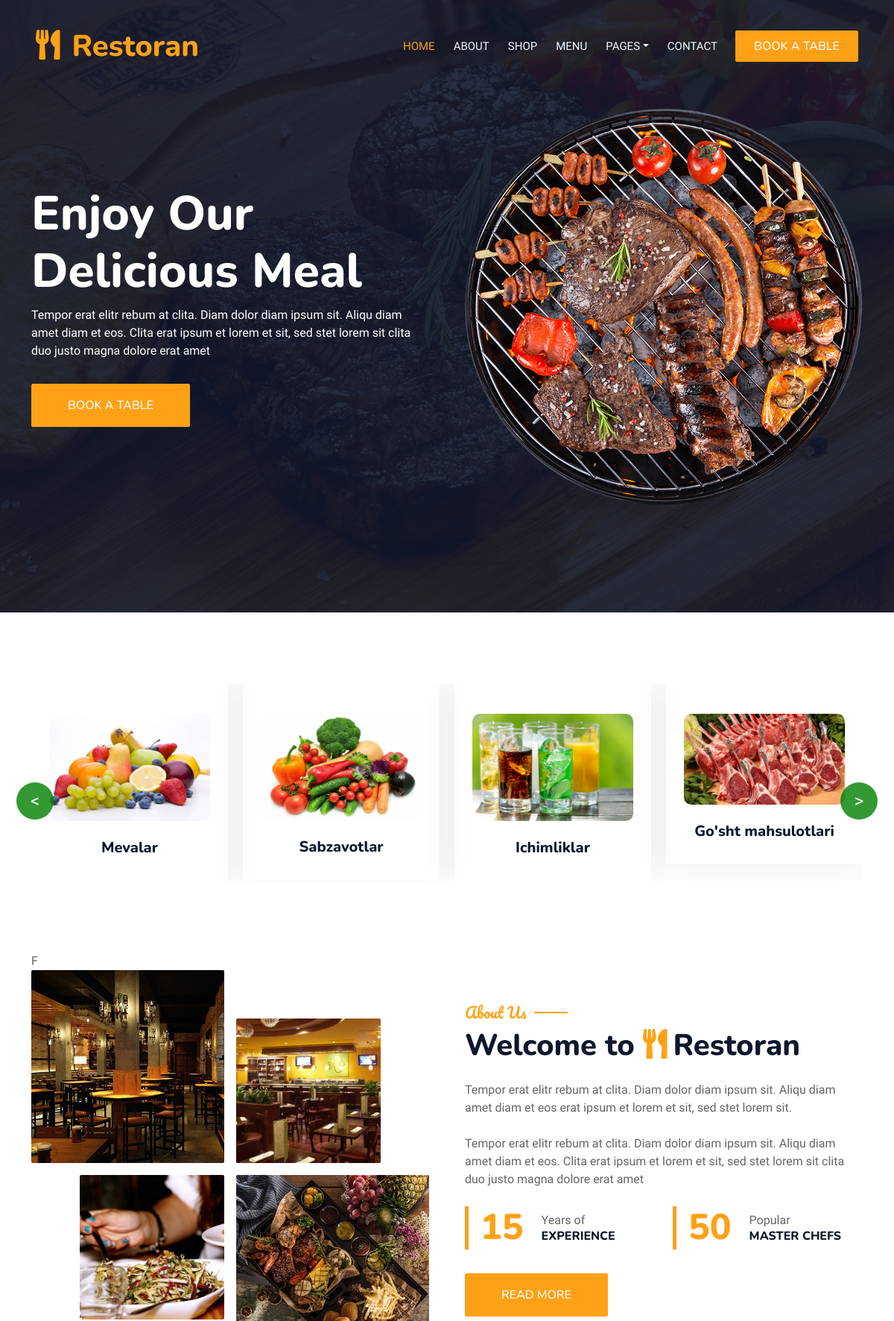
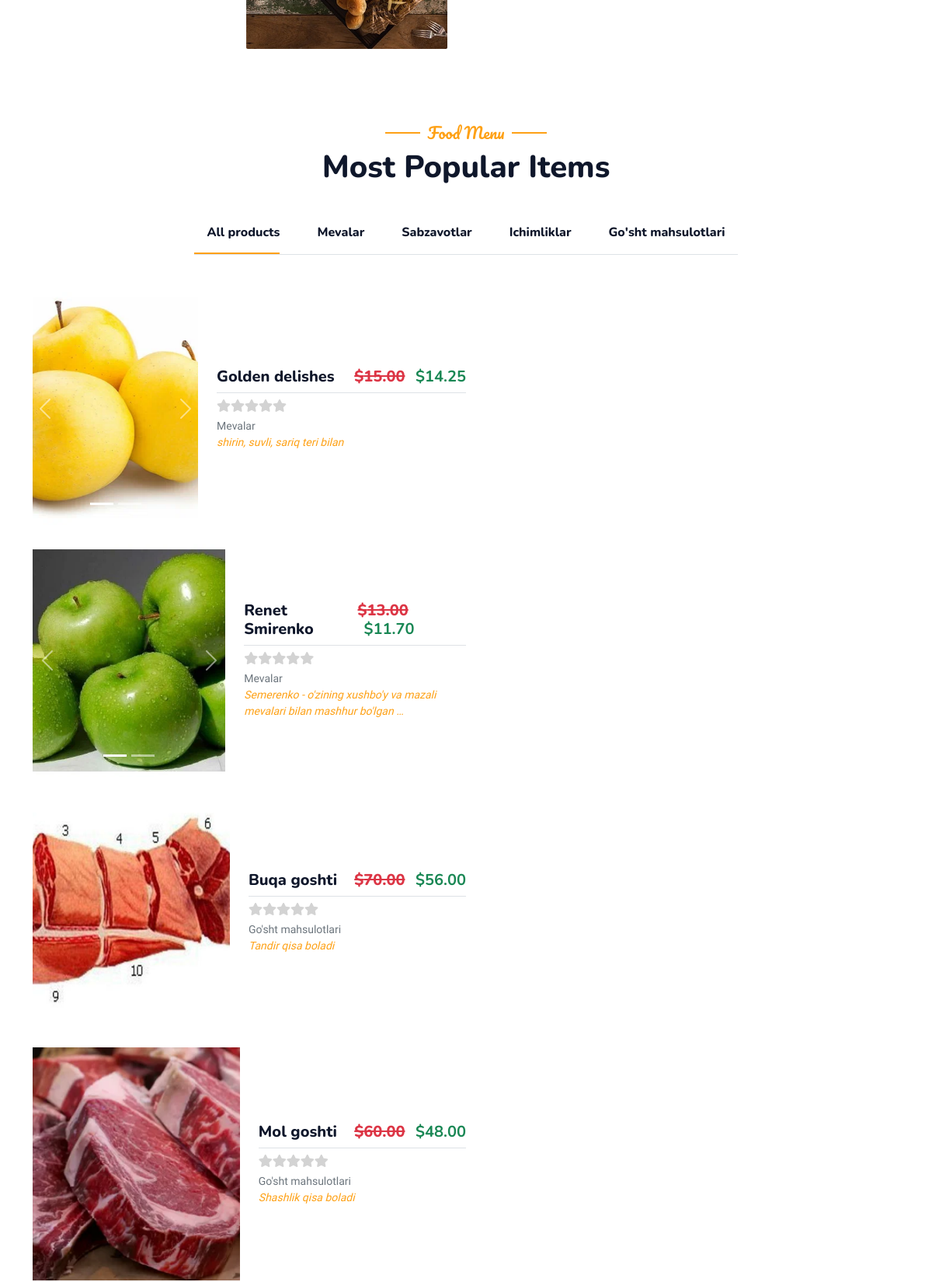
The page / (upper part) on the database its author committed (2 pictures, top to bottom).
### shop/models.py (models this page shows, shortened)
class Category(models.Model):
    name = models.CharField(max_length=100, unique=True)
    slug = models.SlugField(max_length=100, unique=True)
    image = models.ImageField(upload_to="category/image/", null=True, blank=True)
    parent = models.ForeignKey('self', on_delete=models.SET_NULL, null=True, blank=True)
    def get_image(self):
        if self.image:
            return self.image.url
        else:
            return ("https://img.tamindir.com/ti_e_ul/BarisYanik/h/kaybolan-yada-silinen-web-sayfalarini-bulma"
                    "-1_640x360.png")

class ProductImage(models.Model):
    image = models.ImageField(upload_to="products/images/")
    product = models.ForeignKey(Product, on_delete=models.CASCADE, related_name="images")

class Product(models.Model):
    name = models.CharField(max_length=250)
    slug = models.SlugField(max_length=250, unique=True)
    description = models.CharField(max_length=500, null=True, blank=True)
    price = models.DecimalField(max_digits=10, decimal_places=2)
    discount = models.DecimalField(max_digits=5, decimal_places=2, default=0)
    quantity = models.IntegerField(default=50)
    volume = models.CharField(max_length=4, choices=VOLUMES)
    category = models.ForeignKey(Category, on_delete=models.CASCADE, related_name="products")
    additional = models.ForeignKey(Additional, on_delete=models.PROTECT, related_name='products')
    def get_discounted_price(self):
        if self.discount > 0:
            discounted_price = self.price * (1 - self.discount / 100)
            return round(discounted_price, 2)
        return self.price

### shop/views.py (the view)
# urls.py: path('', IndexView.as_view(), name='home'),
class IndexView(ListView):
    queryset = Product.objects.all()[:8]
    context_object_name = "products"
    def get_context_data(self, *, object_list=None, **kwargs):
        context = super().get_context_data()
        context['categories'] = Category.objects.filter(parent=None)
        return context

### shop/templates/shop/product_list.html (shortened to what this page needs)
{% extends 'base.html' %}
{% load static %}
{% block hero %}
{% include 'components/_hero.html' %}
{% endblock hero %}
{% block content %}
        <div class="container-xxl py-5">
            <div class="container">
                <div id="category-carousel" class="owl-carousel category-carousel">
                    {% for category in categories %}
                    <div class="service-item rounded pt-3">
                        <a href="{% url 'shop_by_category' category.slug %}">
                        <div class="p-4 text-center">
                            <img src="{{ category.get_image }}" alt="{{ category.name }}" class="mb-4" width="64" height="64">
                            <h5>{{ category.name }}</h5>
                        </div>
                        </a>
                    </div>
                    {% endfor %}
                </div>
            </div>
        </div>
        <div class="container-xxl py-5">
            <div class="container">
                <div class="row g-5 align-items-center">
                    <div class="col-lg-6">F
                        <div class="row g-3">
                            <div class="col-6 text-start">
                                <img class="img-fluid rounded w-100 wow zoomIn" data-wow-delay="0.1s" src="{% static 'img/about-1.jpg' %}">
                            </div>
                            <div class="col-6 text-start">
                                <img class="img-fluid rounded w-75 wow zoomIn" data-wow-delay="0.3s" src="{% static 'img/about-2.jpg' %}" style="margin-top: 25%;">
                            </div>
                            <div class="col-6 text-end">
                                <img class="img-fluid rounded w-75 wow zoomIn" data-wow-delay="0.5s" src="{% static 'img/about-3.jpg' %}">
                            </div>
                            <div class="col-6 text-end">
                                <img class="img-fluid rounded w-100 wow zoomIn" data-wow-delay="0.7s" src="{% static 'img/about-4.jpg' %}">
                            </div>
                        </div>
                    </div>
                    <div class="col-lg-6">
                        <h5 class="section-title ff-secondary text-start text-primary fw-normal">About Us</h5>
                        <h1 class="mb-4">Welcome to <i class="fa fa-utensils text-primary me-2"></i>Restoran</h1>
                        <p class="mb-4">Tempor erat elitr rebum at clita. Diam dolor diam ipsum sit. Aliqu diam amet diam et eos erat ipsum et lorem et sit, sed stet lorem sit.</p>
                        <p class="mb-4">Tempor erat elitr rebum at clita. Diam dolor diam ipsum sit. Aliqu diam amet diam et eos. Clita erat ipsum et lorem et sit, sed stet lorem sit clita duo justo magna dolore erat amet</p>
                        <div class="row g-4 mb-4">
                            <div class="col-sm-6">
                                <div class="d-flex align-items-center border-start border-5 border-primary px-3">
                                    <h1 class="flex-shrink-0 display-5 text-primary mb-0" data-toggle="counter-up">15</h1>
                                    <div class="ps-4">
                                        <p class="mb-0">Years of</p>
                                        <h6 class="text-uppercase mb-0">Experience</h6>
                                    </div>
                                </div>
                            </div>
                            <div class="col-sm-6">
                                <div class="d-flex align-items-center border-start border-5 border-primary px-3">
                                    <h1 class="flex-shrink-0 display-5 text-primary mb-0" data-toggle="counter-up">50</h1>
                                    <div class="ps-4">
                                        <p class="mb-0">Popular</p>
                                        <h6 class="text-uppercase mb-0">Master Chefs</h6>
                                    </div>
                                </div>
                            </div>
                        </div>
                        <a class="btn btn-primary py-3 px-5 mt-2" href="">Read More</a>
                    </div>
                </div>
            </div>
        </div>
        <div class="container-xxl py-5">
            <div class="container">
                <div class="text-center wow fadeInUp" data-wow-delay="0.1s">
                    <h5 class="section-title ff-secondary text-center text-primary fw-normal">Food Menu</h5>
                    <h1 class="mb-5">Most Popular Items</h1>
                </div>
                <div class="tab-class text-center wow fadeInUp" data-wow-delay="0.1s">
                    <ul class="nav nav-pills d-inline-flex justify-content-center border-bottom mb-5">
                        <li class="nav-item">
                            <a class="d-flex align-items-center text-start mx-3 ms-0 pb-3 active" data-bs-toggle="pill" href="#tab-1">
                                <div class="ps-3">
                                    <h6 class="mt-n1 mb-0">All products</h6>
                                </div>
                            </a>
                        </li>
                        {% for category in categories %}
                        <li class="nav-item">
                            <a class="d-flex align-items-center text-start mx-3 pb-3" data-bs-toggle="pill" href="#tab-{{ category.slug }}">
                                <div class="ps-3">
                                    <h6 class="mt-n1 mb-0">{{ category.name }}</h6>
                                </div>
                            </a>
                        </li>
                        {% endfor %}
                    </ul>
                    <div class="tab-content">
                        <div id="tab-1" class="tab-pane fade show p-0 active">
                            <div class="row g-4">
                                {% for product in products %}
                                <a href="{% url 'product_detail' product.id %}">
                                {% include 'shop/components/_product_card.html' %}
                                </a>
                                {% endfor %}
                            </div>
                        </div>
                    </div>
                </div>
            </div>
        </div>
{% endblock content %}

### shop/templates/shop/components/_product_card.html (shortened to what this page needs)
<div class="col-lg-6">
    <div class="d-flex align-items-center">
        {% if product.images.all %}
        <div id="productCarousel-{{ product.slug }}" class="carousel slide" data-bs-ride="carousel">
            <div class="carousel-inner">
                {% for image_obj in product.images.all %}
                <div class="carousel-item {% if forloop.first %}active{% endif %}">
                    <img src="{{ image_obj.image.url }}" class="d-block w-100" alt="{{ product.name }}" style="height: 300px; object-fit: cover;">
                </div>
                {% endfor %}
            </div>
            {% if product.images.count > 1 %}
            <button class="carousel-control-prev" type="button" data-bs-target="#productCarousel-{{ product.slug }}" data-bs-slide="prev">
                <span class="carousel-control-prev-icon" aria-hidden="true"></span>
            </button>
            <button class="carousel-control-next" type="button" data-bs-target="#productCarousel-{{ product.slug }}" data-bs-slide="next">
                <span class="carousel-control-next-icon" aria-hidden="true"></span>
            </button>
            <div class="carousel-indicators">
                {% for image in product.images.all %}
                <button type="button" data-bs-target="#productCarousel-{{ product.slug }}" data-bs-slide-to="{{ forloop.counter0 }}"
                        {% if forloop.first %}class="active" aria-current="true"{% endif %} aria-label="Slide {{ forloop.counter }}"></button>
                {% endfor %}
            </div>
            {% endif %}
        </div>
        {% else %}
        <p>No image available</p>
        {% endif %}
        <div class="w-100 d-flex flex-column text-start ps-4">
            <h5 class="d-flex justify-content-between border-bottom pb-2">
                <span>{{ product.name }}</span>
                <span>
                    {% if product.discount > 0 %}
                        <span class="text-danger" style="text-decoration: line-through;">${{ product.price }}</span>
                        <span class="text-success fw-bold ms-2">${{ product.get_discounted_price }}</span>
                    {% else %}
                        <span class="text-primary">${{ product.price }}</span>
                    {% endif %}
                </span>
            </h5>
            <div class="d-flex mb-2">
                {% for i in "12345" %}
                    {% if i|add:0 <= product.rating %}
                        <i class="fa fa-star" style="color: gold;"></i>
                    {% else %}
                        <i class="fa fa-star" style="color: lightgray;"></i>
                    {% endif %}
                {% endfor %}
            </div>
            <small class="text-muted">{{ product.category.parent.name }}</small>
            <small class="fst-italic">{{ product.description|truncatewords:10 }}</small>
        </div>
    </div>
</div>

### staticfiles/css/style.css (style rules this page uses)
:root { --primary: #FEA116; --light: #F1F8FF; --dark: #0F172B; }
.ff-secondary { font-family: 'Pacifico', cursive; }
.btn { font-family: 'Nunito', sans-serif; font-weight: 500; text-transform: uppercase; transition: .5s; }
.btn.btn-primary, .btn.btn-secondary { color: #FFFFFF; }
.section-title { position: relative; display: inline-block; }
.section-title::before { position: absolute; content: ""; width: 45px; height: 2px; top: 50%; left: -55px; margin-top: -1px; background: var(--primary); }
.section-title::after { position: absolute; content: ""; width: 45px; height: 2px; top: 50%; right: -55px; margin-top: -1px; background: var(--primary); }
.section-title.text-start::before, .section-title.text-end::after { display: none; }
.service-item { box-shadow: 0 0 45px rgba(0, 0, 0, .08); transition: .5s; }
.service-item * { transition: .5s; }
.nav-pills .nav-item .active { border-bottom: 2px solid var(--primary); }
.category-carousel img { width: 100%; height: auto; object-fit: cover; border-radius: 10px; }

### rows shown on the page
Category: get_image (picture), name "Mevalar"
Category: get_image (picture), name "Sabzavotlar"
Category: get_image (picture), name "Ichimliklar"
Category: get_image (picture), name "Go'sht mahsulotlari"
Product: name "Golden delishes", price "15.00", get_discounted_price "14.25", category.parent.name "Mevalar", description "shirin, suvli, sariq teri bilan"
ProductImage: image (picture)
Product: name "Renet Smirenko", price "13.00", get_discounted_price "11.70", category.parent.name "Mevalar", description "Semerenko - o'zining xushbo'y va mazali mevalari bilan mashhur bo'lgan …"
ProductImage: image (picture)
Product: name "Buqa goshti", price "70.00", get_discounted_price "56.00", category.parent.name "Go'sht mahsulotlari", description "Tandir qisa boladi"
ProductImage: image (picture)
Product: name "Mol goshti", price "60.00", get_discounted_price "48.00", category.parent.name "Go'sht mahsulotlari", description "Shashlik qisa boladi"
ProductImage: image (picture)
